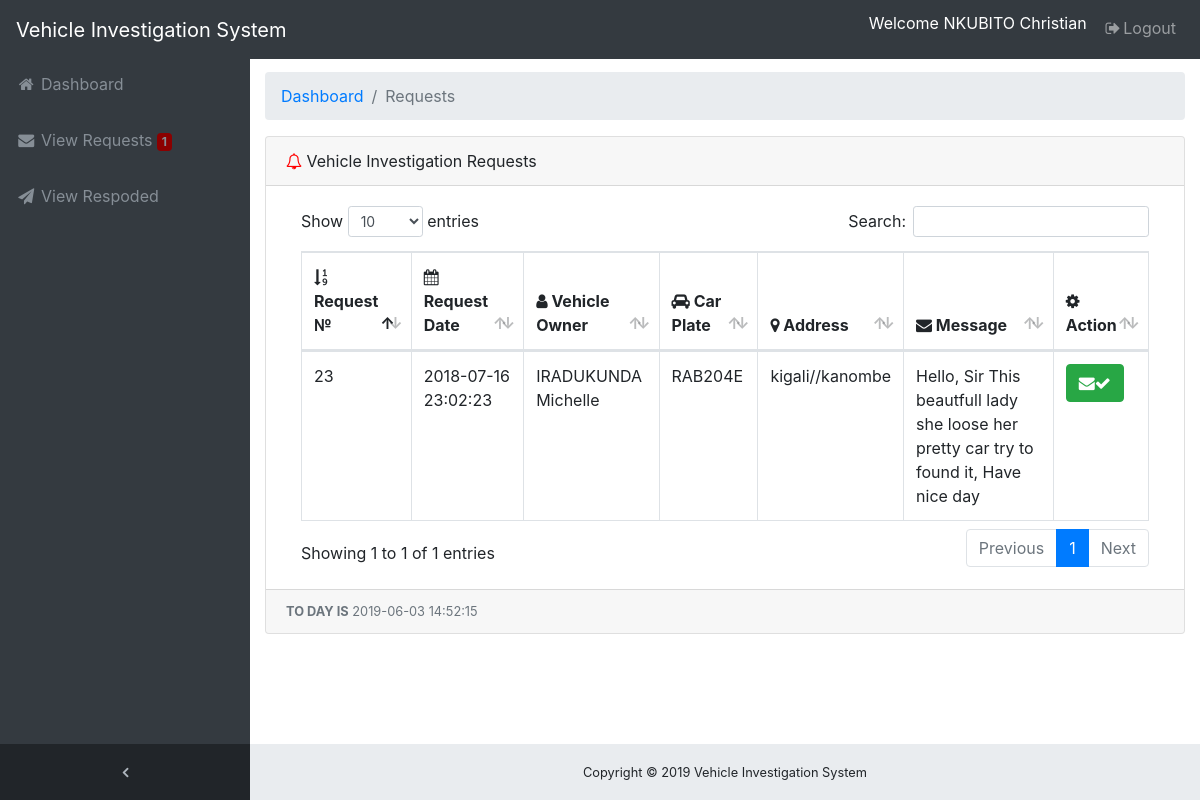
/police/requests.php (signed in), run on the app's committed database.
### tables this page shows
CREATE TABLE IF NOT EXISTS `tbl_users` (
`userID` int(11) NOT NULL,
  `userName` varchar(100) NOT NULL,
  `userEmail` varchar(100) NOT NULL,
  `userPass` varchar(100) NOT NULL,
  `userStatus` enum('Y','N') NOT NULL,
  `province` varchar(15) NOT NULL DEFAULT 'a'
);

CREATE TABLE IF NOT EXISTS `requests` (
`id` int(11) NOT NULL,
  `plaque` varchar(15) NOT NULL,
  `customer_name` varchar(200) NOT NULL,
  `tel` varchar(20) NOT NULL,
  `province` varchar(20) NOT NULL,
  `district` varchar(30) NOT NULL,
  `sector` varchar(20) NOT NULL,
  `vim` varchar(30) NOT NULL,
  `category` varchar(50) NOT NULL,
  `model` varchar(25) NOT NULL,
  `mnumber` varchar(25) NOT NULL,
  `fnumber` varchar(40) NOT NULL,
  `myear` varchar(35) NOT NULL,
  `byear` varchar(23) NOT NULL,
  `msg` varchar(500) NOT NULL,
  `rdate` datetime NOT NULL,
  `status` varchar(30) NOT NULL DEFAULT 'Not Responded',
  `seen_status` int(11) NOT NULL
);

### police/class.user.php (called while the page is built, shortened)
<?php
class USER
{
	private $conn;
	public function __construct()
	{
		$database = new Database();
		$db = $database->dbConnection();
		$this->conn = $db;
    }
	public function runQuery($sql)
	{
		$stmt = $this->conn->prepare($sql);
		return $stmt;
	}
}

### police/requests.php (the view, shortened to what this page needs)
<?php
require_once 'class.user.php';
$user_home = new USER();
$stmt = $user_home->runQuery("SELECT * FROM tbl_users WHERE userID=:uid");
$stmt->execute(array(":uid"=>$_SESSION['userSession']));
$row = $stmt->fetch(PDO::FETCH_ASSOC);
?>
<!DOCTYPE html>
<html lang="en">
<head>
  <link href="vendor/bootstrap/css/bootstrap.min.css" rel="stylesheet">
  <link href="vendor/font-awesome/css/font-awesome.min.css" rel="stylesheet" type="text/css">
  <link href="vendor/datatables/dataTables.bootstrap4.css" rel="stylesheet">
  <link href="css/sb-admin.css" rel="stylesheet">
</head>
<body class="fixed-nav sticky-footer bg-dark" id="page-top">
   <?php
   include 'dbcon.php';
   $sql = $conn ->prepare("SELECT COUNT(seen_status) as m FROM  requests WHERE seen_status=0");
                                          $sql -> execute();
                                           $count = $sql->fetchAll();
                                           foreach ($count as $field);
                                           ?>
  <nav class="navbar navbar-expand-lg navbar-dark bg-dark fixed-top" id="mainNav">
    <a class="navbar-brand" href="index.php">Vehicle Investigation System</a>
    <div class="collapse navbar-collapse" id="navbarResponsive">
      <ul class="navbar-nav navbar-sidenav" id="exampleAccordion">
        <li class="nav-item" data-toggle="tooltip" data-placement="right" title="Dashboard">
          <a class="nav-link" href="dashboard.php">
            <i class="fa fa-fw fa-home"></i>
            <span class="nav-link-text">Dashboard</span>
          </a>
        </li>
        <li class="nav-item" data-toggle="tooltip" data-placement="right" title="Requests">
          <a class="nav-link" href="requests.php">
            <i class="fa fa-fw fa-envelope"></i>
            <span class="nav-link-text">View Requests  <span class="badge" style="background-color: darkred;"><?php echo $field['m'];?></span>
          </a>
        </li>
        <li class="nav-item" data-toggle="tooltip" data-placement="right" title="Send Response">
          <a class="nav-link" href="responded.php">
            <i class="fa fa-fw fa-send"></i>
            <span class="nav-link-text">View Respoded</span>
          </a>
        </li>
      </ul>
      <ul class="navbar-nav sidenav-toggler">
        <li class="nav-item">
          <a class="nav-link text-center" id="sidenavToggler">
            <i class="fa fa-fw fa-angle-left"></i>
          </a>
        </li>
      </ul>
      <ul class="navbar-nav ml-auto">
        <li class="nav-item">
          <form class="form-inline my-2 my-lg-0 mr-lg-2">
            <p style="color:white;margin-top: 3px;">Welcome <?php echo $row['userName']; ?></P>
          </form>
        </li>
        <li class="nav-item">
          <a class="nav-link" href="logout.php"> <i class="fa fa-fw fa-sign-out"></i>Logout</a>
        </li>
      </ul>
    </div>
  </nav>
  <div class="content-wrapper">
    <div class="container-fluid">
      <ol class="breadcrumb">
        <li class="breadcrumb-item">
          <a href="dashboard.php">Dashboard</a>
        </li>
        <li class="breadcrumb-item active">Requests</li>
      </ol>
      <div class="card mb-3">
        <div class="card-header">
          <i class="fa fa-bell-o" style="color: red"></i> Vehicle Investigation Requests</div>
        <div class="card-body">
          <div class="table-responsive">
            <table class="table table-bordered" id="dataTable" width="100%" cellspacing="0">
              <thead>
                <tr>
                  <th><i class="fa fa-sort-numeric-asc"></i> Request № </th>
                  <th><i class="fa fa-calendar"> </i> Request Date</th>
                  <th><i class="fa fa-user"> </i> Vehicle Owner</th>
                  <th><i class="fa fa-car"> </i> Car Plate</th>
                  <th><i class="fa fa-map-marker"></i>  Address</th>
                  <th><i class="fa fa-envelope"></i>  Message</th>
                  <th><i class="fa fa-gear"> </i> Action</th>
                </tr>
              </thead>
            <?php
			include 'dbcon.php';
                                $result = $conn->prepare("SELECT * FROM requests WHERE status='Not Responded' ORDER BY id DESC");
                                $result->execute(array("Not Responded"));
                                for($i=0; $row = $result->fetch(); $i++){
                                $id=$row['id'];
                            ?>  <tbody>
                <tr>
                  <td><?php echo $row ['id']; ?></td>
                  <td><?php echo $row ['rdate']; ?></td>
                  <td><?php echo $row ['customer_name']; ?></td>
                  <td><?php echo $row ['plaque']; ?></td>
                  <td><?php echo $row ['province']; ?>/<?php echo $row ['district']; ?>/<?php echo $row ['sector'];
                  ?> </td>
                  <td><?php echo $row ['msg']; ?></td>
                    <td>
                       <div class="btn-group">
                                      <a class="btn btn-success" href="notification.php<?php echo '?id='.$id; ?>"><i class="fa fa-envelope"></i><i class="fa fa-check"></i></a>
                                  </div>
                  </td>
                </tr>
                 <?php } ?>
              </tbody>
            </table>
          </div>
        </div>
        <div class="card-footer small text-muted">
<?php
    $dt = new DateTime();
    echo"<B>TO DAY IS</B>"." ". $dt->format('Y-m-d H:i:s');
?></div>
      </div>
    </div>
    <footer class="sticky-footer">
      <div class="container">
        <div class="text-center">
          <small>Copyright © <?php echo date('Y'); ?> Vehicle Investigation System</small>
        </div>
      </div>
    </footer>
  </div>
</body>
</html>

### police/css/sb-admin.css (style rules this page uses)
html { position: relative; min-height: 100%; }
body { overflow-x: hidden; }
body.sticky-footer { margin-bottom: 56px; }
body.sticky-footer .content-wrapper { min-height: calc(100vh - 56px - 56px); }
body.fixed-nav { padding-top: 56px; }
.content-wrapper { min-height: calc(100vh - 56px); padding-top: 1rem; }
#mainNav .navbar-collapse { overflow: auto; max-height: 75vh; }
#mainNav .navbar-collapse .navbar-nav .nav-item .nav-link { cursor: pointer; }
#mainNav .navbar-collapse .sidenav-toggler { display: none; }
@media (min-width: 992px) { #mainNav .navbar-brand { width: 250px; } }
@media (min-width: 992px) { #mainNav .navbar-collapse { overflow: visible; max-height: none; } }
@media (min-width: 992px) { #mainNav .navbar-collapse .navbar-sidenav { position: absolute; top: 0; left: 0; -webkit-flex-direction: column; -ms-flex-direction: column; flex-direction: column; margin-top: 56px; } }
@media (min-width: 992px) { #mainNav .navbar-collapse .navbar-sidenav > .nav-item { width: 250px; padding: 0; } }
@media (min-width: 992px) { #mainNav .navbar-collapse .navbar-sidenav > .nav-item > .nav-link { padding: 1em; } }
#mainNav.fixed-top .sidenav-toggler { display: none; }
@media (min-width: 992px) { #mainNav.fixed-top .navbar-sidenav { height: calc(100vh - 112px); } }
@media (min-width: 992px) { #mainNav.fixed-top .sidenav-toggler { position: absolute; top: 0; left: 0; display: flex; -webkit-flex-direction: column; -ms-flex-direction: column; flex-direction: column; margin-top: calc(100vh - 56px); } }
@media (min-width: 992px) { #mainNav.fixed-top .sidenav-toggler > .nav-item { width: 250px; padding: 0; } }
@media (min-width: 992px) { #mainNav.fixed-top .sidenav-toggler > .nav-item > .nav-link { padding: 1em; } }
#mainNav.fixed-top.navbar-dark .sidenav-toggler { background-color: #212529; }
#mainNav.fixed-top.navbar-dark .sidenav-toggler a i { color: #adb5bd; }
.content-wrapper { overflow-x: hidden; background: white; }
@media (min-width: 992px) { .content-wrapper { margin-left: 250px; } }
#sidenavToggler i { font-weight: 800; }
#mainNav.navbar-dark .navbar-collapse .navbar-sidenav > .nav-item > .nav-link { color: #868e96; }
@media (min-width: 992px) { #mainNav.navbar-dark .navbar-collapse .navbar-sidenav { background: #343a40; } }
footer.sticky-footer { position: absolute; right: 0; bottom: 0; width: 100%; height: 56px; background-color: #e9ecef; line-height: 55px; }
@media (min-width: 992px) { footer.sticky-footer { width: calc(100% - 250px); } }

### data on the page
tbl_users: userName "NKUBITO Christian"
requests: id "23", rdate "2018-07-16 23:02:23", customer_name "IRADUKUNDA Michelle", plaque "RAB204E", province "kigali", sector "kanombe", msg "Hello, Sir This beautfull lady she loose her pretty car try to found it, Have nice day"

### other printed values
$field['m'] "1"
